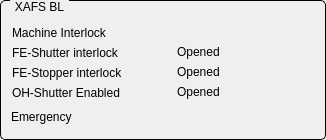
       <widget class="QGroupBox" name="titleGroupBox_22">
        <property name="geometry">
         <rect>
          <x>1040</x>
          <y>355</y>
          <width>326</width>
          <height>140</height>
         </rect>
        </property>
        <property name="styleSheet">
         <string notr="true">QGroupBox {
    border: 1px solid black;
    border-radius: 5px;
    margin-top: 0.5em;
}

QGroupBox::title {
    subcontrol-origin: margin;
    left: 10px;
    padding: 0 3px 0 3px;
}</string>
        </property>
        <property name="title">
         <string>XAFS BL</string>
        </property>
        <widget class="QLabel" name="label_148">
         <property name="geometry">
          <rect>
           <x>12</x>
           <y>23</y>
           <width>120</width>
           <height>20</height>
          </rect>
         </property>
         <property name="text">
          <string>Machine Interlock</string>
         </property>
        </widget>
        <widget class="QLabel" name="label_149">
         <property name="geometry">
          <rect>
           <x>12</x>
           <y>43</y>
           <width>140</width>
           <height>20</height>
          </rect>
         </property>
         <property name="text">
          <string>FE-Shutter interlock</string>
         </property>
        </widget>
        <widget class="QLabel" name="label_150">
         <property name="geometry">
          <rect>
           <x>12</x>
           <y>63</y>
           <width>140</width>
           <height>20</height>
          </rect>
         </property>
         <property name="text">
          <string>FE-Stopper interlock</string>
         </property>
        </widget>
        <widget class="QESimpleShape" name="qesimpleshape_258">
         <property name="geometry">
          <rect>
           <x>153</x>
           <y>42</y>
           <width>16</width>
           <height>20</height>
          </rect>
         </property>
         <property name="ledType">
          <enum>QSimpleShape::Status</enum>
         </property>
         <property name="colour0" stdset="0">
          <color>
           <red>118</red>
           <green>118</green>
           <blue>118</blue>
          </color>
         </property>
         <property name="colour1" stdset="0">
          <color>
           <red>5</red>
           <green>240</green>
           <blue>5</blue>
          </color>
         </property>
         <property name="colour2" stdset="0">
          <color>
           <red>60</red>
           <green>255</green>
           <blue>20</blue>
          </color>
         </property>
         <property name="variable" stdset="0">
          <string>I08FE-PSS-PSH:isInterlock</string>
         </property>
         <property name="variableSubstitutions" stdset="0">
          <string/>
         </property>
        </widget>
        <widget class="QESimpleShape" name="qesimpleshape_259">
         <property name="geometry">
          <rect>
           <x>153</x>
           <y>62</y>
           <width>16</width>
           <height>20</height>
          </rect>
         </property>
         <property name="ledType">
          <enum>QSimpleShape::Status</enum>
         </property>
         <property name="colour0" stdset="0">
          <color>
           <red>118</red>
           <green>118</green>
           <blue>118</blue>
          </color>
         </property>
         <property name="colour1" stdset="0">
          <color>
           <red>5</red>
           <green>240</green>
           <blue>5</blue>
          </color>
         </property>
         <property name="colour2" stdset="0">
          <color>
           <red>60</red>
           <green>255</green>
           <blue>20</blue>
          </color>
         </property>
         <property name="variable" stdset="0">
          <string>I08FE-PSS-PST:isInterlock</string>
         </property>
         <property name="variableSubstitutions" stdset="0">
          <string/>
         </property>
        </widget>
        <widget class="QLabel" name="label_151">
         <property name="geometry">
          <rect>
           <x>12</x>
           <y>83</y>
           <width>140</width>
           <height>20</height>
          </rect>
         </property>
         <property name="text">
          <string>OH-Shutter Enabled</string>
         </property>
        </widget>
        <widget class="QESimpleShape" name="qesimpleshape_260">
         <property name="geometry">
          <rect>
           <x>153</x>
           <y>82</y>
           <width>16</width>
           <height>20</height>
          </rect>
         </property>
         <property name="ledType">
          <enum>QSimpleShape::Status</enum>
         </property>
         <property name="colour0" stdset="0">
          <color>
           <red>118</red>
           <green>118</green>
           <blue>118</blue>
          </color>
         </property>
         <property name="colour1" stdset="0">
          <color>
           <red>5</red>
           <green>240</green>
           <blue>5</blue>
          </color>
         </property>
         <property name="colour2" stdset="0">
          <color>
           <red>60</red>
           <green>255</green>
           <blue>20</blue>
          </color>
         </property>
         <property name="variable" stdset="0">
          <string>I08OH-PSS-PSH:isEnabled</string>
         </property>
         <property name="variableSubstitutions" stdset="0">
          <string/>
         </property>
        </widget>
        <widget class="QLabel" name="label_152">
         <property name="geometry">
          <rect>
           <x>11</x>
           <y>107</y>
           <width>80</width>
           <height>20</height>
          </rect>
         </property>
         <property name="text">
          <string>Emergency</string>
         </property>
        </widget>
        <widget class="QESimpleShape" name="qesimpleShape">
         <property name="geometry">
          <rect>
           <x>91</x>
           <y>107</y>
           <width>16</width>
           <height>20</height>
          </rect>
         </property>
         <property name="ledType">
          <enum>QSimpleShape::Error</enum>
         </property>
         <property name="colour0" stdset="0">
          <color>
           <red>240</red>
           <green>5</green>
           <blue>5</blue>
          </color>
         </property>
         <property name="colour1" stdset="0">
          <color>
           <red>5</red>
           <green>240</green>
           <blue>5</blue>
          </color>
         </property>
         <property name="colour2" stdset="0">
          <color>
           <red>60</red>
           <green>255</green>
           <blue>20</blue>
          </color>
         </property>
         <property name="variable" stdset="0">
          <string>D08OH-PSS-EM1:isPressed</string>
         </property>
         <property name="variableSubstitutions" stdset="0">
          <string/>
         </property>
        </widget>
        <widget class="QESimpleShape" name="qesimpleshape_261">
         <property name="geometry">
          <rect>
           <x>236</x>
           <y>62</y>
           <width>16</width>
           <height>20</height>
          </rect>
         </property>
         <property name="ledType">
          <enum>QSimpleShape::Status</enum>
         </property>
         <property name="colour0" stdset="0">
          <color>
           <red>5</red>
           <green>240</green>
           <blue>5</blue>
          </color>
         </property>
         <property name="colour1" stdset="0">
          <color>
           <red>118</red>
           <green>118</green>
           <blue>118</blue>
          </color>
         </property>
         <property name="colour2" stdset="0">
          <color>
           <red>60</red>
           <green>255</green>
           <blue>20</blue>
          </color>
         </property>
         <property name="variable" stdset="0">
          <string>I08FE-PSS-PST:isOpened</string>
         </property>
         <property name="variableSubstitutions" stdset="0">
          <string/>
         </property>
        </widget>
        <widget class="QESimpleShape" name="qesimpleshape_262">
         <property name="geometry">
          <rect>
           <x>236</x>
           <y>42</y>
           <width>16</width>
           <height>20</height>
          </rect>
         </property>
         <property name="ledType">
          <enum>QSimpleShape::Status</enum>
         </property>
         <property name="colour0" stdset="0">
          <color>
           <red>5</red>
           <green>240</green>
           <blue>5</blue>
          </color>
         </property>
         <property name="colour1" stdset="0">
          <color>
           <red>118</red>
           <green>118</green>
           <blue>118</blue>
          </color>
         </property>
         <property name="colour2" stdset="0">
          <color>
           <red>60</red>
           <green>255</green>
           <blue>20</blue>
          </color>
         </property>
         <property name="variable" stdset="0">
          <string>I08FE-PSS-PSH:isOpened</string>
         </property>
         <property name="variableSubstitutions" stdset="0">
          <string/>
         </property>
        </widget>
        <widget class="QESimpleShape" name="qesimpleshape_264">
         <property name="geometry">
          <rect>
           <x>236</x>
           <y>82</y>
           <width>16</width>
           <height>20</height>
          </rect>
         </property>
         <property name="ledType">
          <enum>QSimpleShape::Status</enum>
         </property>
         <property name="colour0" stdset="0">
          <color>
           <red>5</red>
           <green>240</green>
           <blue>5</blue>
          </color>
         </property>
         <property name="colour1" stdset="0">
          <color>
           <red>118</red>
           <green>118</green>
           <blue>118</blue>
          </color>
         </property>
         <property name="colour2" stdset="0">
          <color>
           <red>60</red>
           <green>255</green>
           <blue>20</blue>
          </color>
         </property>
         <property name="variable" stdset="0">
          <string>I08OH-PSS-PSH:isOpened</string>
         </property>
         <property name="variableSubstitutions" stdset="0">
          <string/>
         </property>
        </widget>
        <widget class="QESimpleShape" name="qesimpleShape_2">
         <property name="geometry">
          <rect>
           <x>153</x>
           <y>22</y>
           <width>16</width>
           <height>20</height>
          </rect>
         </property>
         <property name="ledType">
          <enum>QSimpleShape::Error</enum>
         </property>
         <property name="colour0" stdset="0">
          <color>
           <red>240</red>
           <green>5</green>
           <blue>5</blue>
          </color>
         </property>
         <property name="colour1" stdset="0">
          <color>
           <red>60</red>
           <green>255</green>
           <blue>20</blue>
          </color>
         </property>
         <property name="colour2" stdset="0">
          <color>
           <red>60</red>
           <green>255</green>
           <blue>20</blue>
          </color>
         </property>
         <property name="variable" stdset="0">
          <string>XAFS-SR-PSS:isInterlock</string>
         </property>
         <property name="variableSubstitutions" stdset="0">
          <string/>
         </property>
        </widget>
        <widget class="QESimpleShape" name="qesimpleShape_3">
         <property name="geometry">
          <rect>
           <x>111</x>
           <y>107</y>
           <width>16</width>
           <height>20</height>
          </rect>
         </property>
         <property name="ledType">
          <enum>QSimpleShape::Error</enum>
         </property>
         <property name="colour0" stdset="0">
          <color>
           <red>240</red>
           <green>5</green>
           <blue>5</blue>
          </color>
         </property>
         <property name="colour1" stdset="0">
          <color>
           <red>5</red>
           <green>240</green>
           <blue>5</blue>
          </color>
         </property>
         <property name="colour2" stdset="0">
          <color>
           <red>60</red>
           <green>255</green>
           <blue>20</blue>
          </color>
         </property>
         <property name="variable" stdset="0">
          <string>D08OH-PSS-EM2:isPressed</string>
         </property>
         <property name="variableSubstitutions" stdset="0">
          <string/>
         </property>
        </widget>
        <widget class="QESimpleShape" name="qesimpleShape_4">
         <property name="geometry">
          <rect>
           <x>131</x>
           <y>107</y>
           <width>16</width>
           <height>20</height>
          </rect>
         </property>
         <property name="ledType">
          <enum>QSimpleShape::Error</enum>
         </property>
         <property name="colour0" stdset="0">
          <color>
           <red>240</red>
           <green>5</green>
           <blue>5</blue>
          </color>
         </property>
         <property name="colour1" stdset="0">
          <color>
           <red>5</red>
           <green>240</green>
           <blue>5</blue>
          </color>
         </property>
         <property name="colour2" stdset="0">
          <color>
           <red>60</red>
           <green>255</green>
           <blue>20</blue>
          </color>
         </property>
         <property name="variable" stdset="0">
          <string>D08OH-PSS-EM3:isPressed</string>
         </property>
         <property name="variableSubstitutions" stdset="0">
          <string/>
         </property>
        </widget>
        <widget class="QESimpleShape" name="qesimpleShape_5">
         <property name="geometry">
          <rect>
           <x>151</x>
           <y>107</y>
           <width>16</width>
           <height>20</height>
          </rect>
         </property>
         <property name="ledType">
          <enum>QSimpleShape::Error</enum>
         </property>
         <property name="colour0" stdset="0">
          <color>
           <red>240</red>
           <green>5</green>
           <blue>5</blue>
          </color>
         </property>
         <property name="colour1" stdset="0">
          <color>
           <red>5</red>
           <green>240</green>
           <blue>5</blue>
          </color>
         </property>
         <property name="colour2" stdset="0">
          <color>
           <red>60</red>
           <green>255</green>
           <blue>20</blue>
          </color>
         </property>
         <property name="variable" stdset="0">
          <string>D08OH-PSS-EM4:isPressed</string>
         </property>
         <property name="variableSubstitutions" stdset="0">
          <string/>
         </property>
        </widget>
        <widget class="QLabel" name="label_153">
         <property name="geometry">
          <rect>
           <x>177</x>
           <y>42</y>
           <width>53</width>
           <height>20</height>
          </rect>
         </property>
         <property name="text">
          <string>Opened</string>
         </property>
        </widget>
        <widget class="QLabel" name="label_160">
         <property name="geometry">
          <rect>
           <x>177</x>
           <y>62</y>
           <width>53</width>
           <height>20</height>
          </rect>
         </property>
         <property name="text">
          <string>Opened</string>
         </property>
        </widget>
        <widget class="QLabel" name="label_162">
         <property name="geometry">
          <rect>
           <x>177</x>
           <y>82</y>
           <width>53</width>
           <height>20</height>
          </rect>
         </property>
         <property name="text">
          <string>Opened</string>
         </property>
        </widget>
       </widget>
